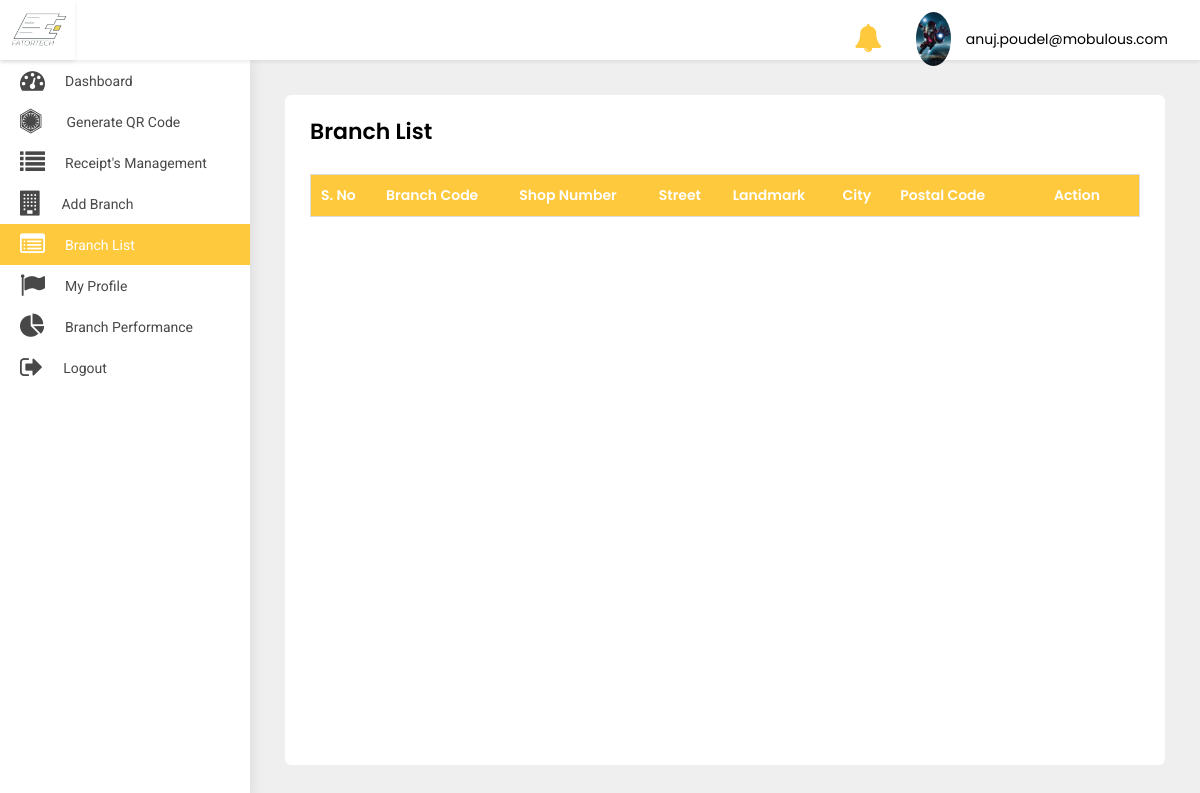
The app's page /merchant/branch-list/ (signed in), older data.
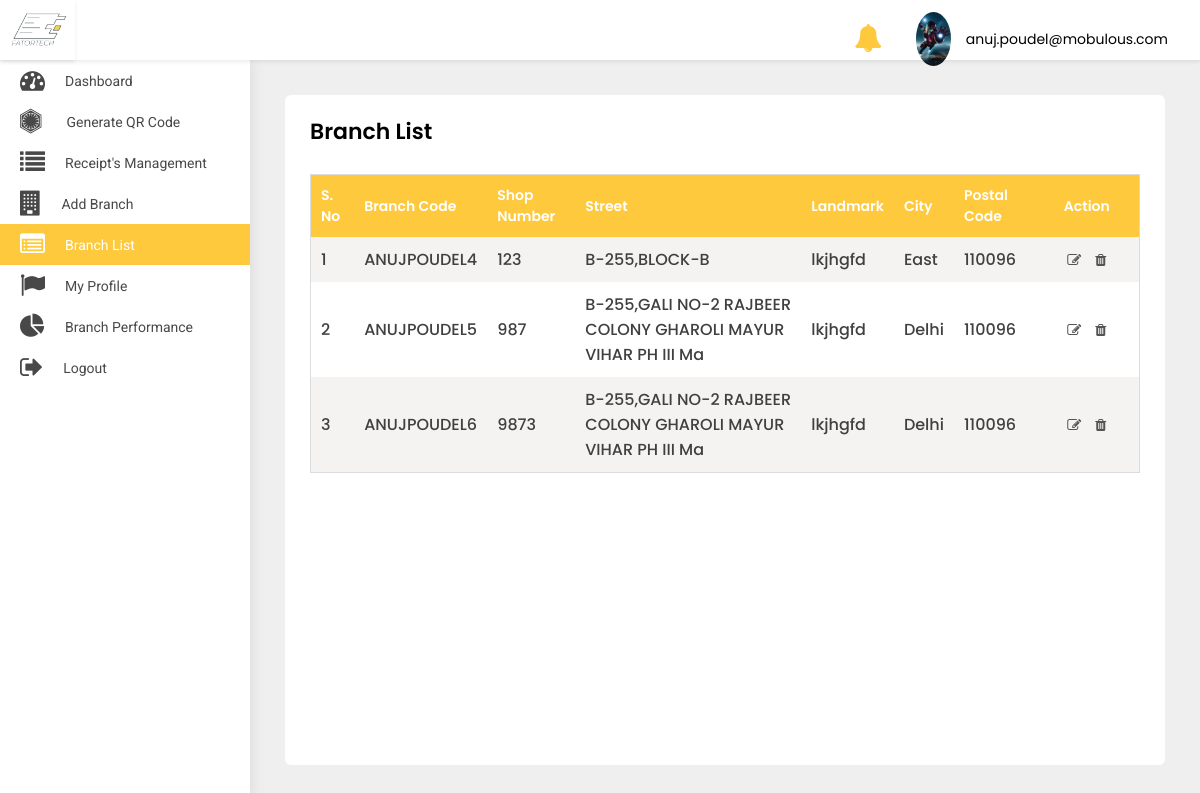
The same page, newer data.
### src/models.py (models this page shows, shortened)
class Branch(models.Model):
    merchant_name = models.ForeignKey(Merchant, on_delete=models.CASCADE)
    shop_no = models.CharField(default='', max_length=2000)
    street = models.CharField(default='', max_length=2000)
    landmark = models.CharField(default='', max_length=2000)
    city = models.CharField(default='', max_length=2000)
    postal_code = models.CharField(default='', max_length=2000)
    code = models.CharField(default='', max_length=100)

### merchant/views.py (the view)
# urls.py: path('branch-list/', BranchList.as_view(), name='branch-list'),
class BranchList(LoginRequiredMixin, ListView):
    login_url = 'merchant:login'
    model = Branch
    template_name = 'merchant_branch_list.html'
    def get(self, request, *args, **kwargs):
        user = self.request.user
        merchant_obj = Merchant.objects.get(email=user.email)
        branches = Branch.objects.filter(merchant_name=merchant_obj)
        return render(self.request, 'merchant_branch_list.html', {'object_list': branches})

### merchant/templates/merchant_branch_list.html (shortened to what this page needs)
{% extends 'base-merchant.html' %}
{% block body %}
<div class="WrapperArea">
    <div class="WrapperBox">
        <div class="Small-Wrapper">
            <h4 class="Title">Branch List</h4>
            <div class="TableList">
                <div class="dragscroll">
                    <table>
                        <thead>
                        <tr>
                            <th>S. No</th>
                            <th>Branch Code</th>
                            <th>Shop Number</th>
                            <th>Street</th>
                            <th>Landmark</th>
                            <th>City</th>
                            <th>Postal Code</th>
                            <th>Action</th>
                        </tr>
                        </thead>
                        <tbody>
                        {% for object in object_list %}
                        <tr>
                            <td>{{forloop.counter}}</td>
                            <td>{{object.code}}</td>
                            <td>{{object.shop_no}}</td>
                            <td>{{object.street}}</td>
                            <td>{{object.landmark}}</td>
                            <td>{{object.city}}</td>
                            <td>{{object.postal_code}}</td>
                            <td>
                                <a href="{% url 'merchant:update-branch' object.id %}"><i class="fa fa-edit"></i></a>
                                <a href="{% url 'merchant:delete-branch' object.id %}"><i class="fa fa-trash"></i></a>
                            </td>
                        </tr>
                        {% endfor %}
                        </tbody>
                    </table>
                </div>
            </div>
        </div>
    </div>
</div>
{% endblock body %}

Row changes from the older to the newer data that the page shows:
added Branch: code "ANUJPOUDEL4", shop_no "123", street "B-255,BLOCK-B", landmark "lkjhgfd", city "East", postal_code "110096"
added Branch: code "ANUJPOUDEL5", shop_no "987", street "B-255,GALI NO-2 RAJBEER COLONY GHAROLI MAYUR VIHAR PH III Ma", landmark "lkjhgfd", city "Delhi", postal_code "110096"
added Branch: code "ANUJPOUDEL6", shop_no "9873", street "B-255,GALI NO-2 RAJBEER COLONY GHAROLI MAYUR VIHAR PH III Ma", landmark "lkjhgfd", city "Delhi", postal_code "110096"
